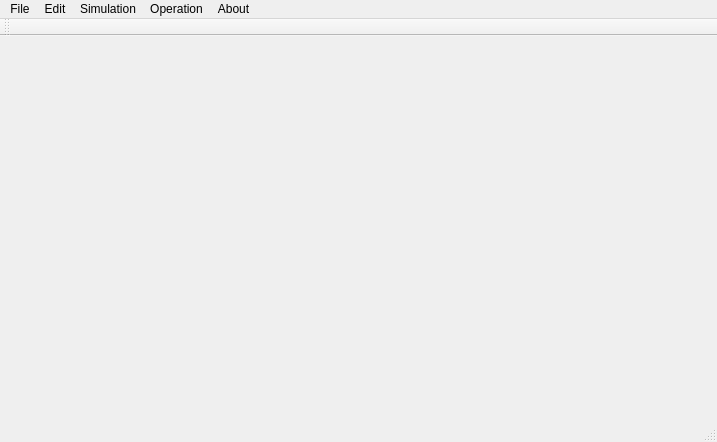
<?xml version="1.0" encoding="UTF-8"?>
<ui version="4.0">
 <class>MainWindow</class>
 <widget class="QMainWindow" name="MainWindow">
  <property name="geometry">
   <rect>
    <x>0</x>
    <y>0</y>
    <width>717</width>
    <height>442</height>
   </rect>
  </property>
  <property name="windowTitle">
   <string>Gravitation Simulation System 2.0</string>
  </property>
  <widget class="QWidget" name="centralWidget"/>
  <widget class="QMenuBar" name="menuBar">
   <property name="geometry">
    <rect>
     <x>0</x>
     <y>0</y>
     <width>717</width>
     <height>23</height>
    </rect>
   </property>
   <widget class="QMenu" name="menuFile">
    <property name="title">
     <string>File</string>
    </property>
   </widget>
   <widget class="QMenu" name="menuEdit">
    <property name="title">
     <string>Edit</string>
    </property>
   </widget>
   <widget class="QMenu" name="menuSimulation">
    <property name="title">
     <string>Simulation</string>
    </property>
   </widget>
   <widget class="QMenu" name="menuAbout">
    <property name="title">
     <string>About</string>
    </property>
   </widget>
   <widget class="QMenu" name="menuOperation">
    <property name="title">
     <string>Operation</string>
    </property>
   </widget>
   <addaction name="menuFile"/>
   <addaction name="menuEdit"/>
   <addaction name="menuSimulation"/>
   <addaction name="menuOperation"/>
   <addaction name="menuAbout"/>
  </widget>
  <widget class="QToolBar" name="mainToolBar">
   <attribute name="toolBarArea">
    <enum>TopToolBarArea</enum>
   </attribute>
   <attribute name="toolBarBreak">
    <bool>false</bool>
   </attribute>
  </widget>
  <widget class="QStatusBar" name="statusBar"/>
  <action name="actionNew">
   <property name="text">
    <string>New</string>
   </property>
  </action>
  <action name="actionSave">
   <property name="text">
    <string>Save</string>
   </property>
  </action>
  <action name="actionSave_as">
   <property name="text">
    <string>Save as</string>
   </property>
  </action>
  <action name="actionAdd_planet">
   <property name="text">
    <string>Add planet</string>
   </property>
  </action>
  <action name="actionDelete_planet">
   <property name="text">
    <string>Delete planet</string>
   </property>
  </action>
  <action name="actionAbout">
   <property name="text">
    <string>About</string>
   </property>
  </action>
 </widget>
 <layoutdefault spacing="6" margin="11"/>
 <resources/>
 <connections/>
</ui>
